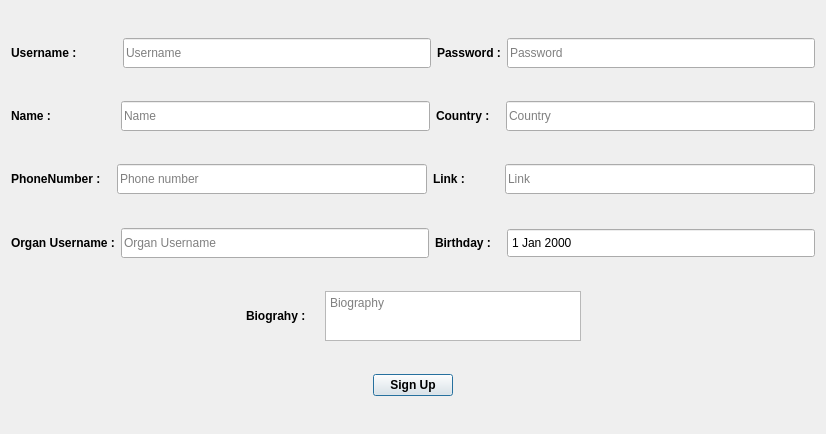
<?xml version="1.0" encoding="UTF-8"?>
<ui version="4.0">
 <class>P_SignUp</class>
 <widget class="QDialog" name="P_SignUp">
  <property name="geometry">
   <rect>
    <x>0</x>
    <y>0</y>
    <width>826</width>
    <height>434</height>
   </rect>
  </property>
  <property name="windowTitle">
   <string>Sign Up</string>
  </property>
  <layout class="QVBoxLayout" name="verticalLayout">
   <item>
    <spacer name="verticalSpacer">
     <property name="orientation">
      <enum>Qt::Vertical</enum>
     </property>
     <property name="sizeHint" stdset="0">
      <size>
       <width>20</width>
       <height>40</height>
      </size>
     </property>
    </spacer>
   </item>
   <item>
    <layout class="QHBoxLayout" name="horizontalLayout">
     <item>
      <widget class="QLabel" name="lbl_username">
       <property name="sizePolicy">
        <sizepolicy hsizetype="Fixed" vsizetype="Preferred">
         <horstretch>0</horstretch>
         <verstretch>0</verstretch>
        </sizepolicy>
       </property>
       <property name="font">
        <font>
         <bold>true</bold>
        </font>
       </property>
       <property name="text">
        <string>Username :            </string>
       </property>
      </widget>
     </item>
     <item>
      <widget class="QLineEdit" name="txt_username">
       <property name="sizePolicy">
        <sizepolicy hsizetype="Preferred" vsizetype="Preferred">
         <horstretch>0</horstretch>
         <verstretch>0</verstretch>
        </sizepolicy>
       </property>
       <property name="minimumSize">
        <size>
         <width>0</width>
         <height>30</height>
        </size>
       </property>
       <property name="placeholderText">
        <string>Username</string>
       </property>
      </widget>
     </item>
     <item>
      <widget class="QLabel" name="lbl_password">
       <property name="sizePolicy">
        <sizepolicy hsizetype="Fixed" vsizetype="Preferred">
         <horstretch>0</horstretch>
         <verstretch>0</verstretch>
        </sizepolicy>
       </property>
       <property name="font">
        <font>
         <bold>true</bold>
        </font>
       </property>
       <property name="text">
        <string>Password :</string>
       </property>
      </widget>
     </item>
     <item>
      <widget class="QLineEdit" name="txt_password">
       <property name="sizePolicy">
        <sizepolicy hsizetype="Preferred" vsizetype="Preferred">
         <horstretch>0</horstretch>
         <verstretch>0</verstretch>
        </sizepolicy>
       </property>
       <property name="minimumSize">
        <size>
         <width>0</width>
         <height>30</height>
        </size>
       </property>
       <property name="echoMode">
        <enum>QLineEdit::Password</enum>
       </property>
       <property name="placeholderText">
        <string>Password</string>
       </property>
      </widget>
     </item>
    </layout>
   </item>
   <item>
    <spacer name="verticalSpacer_2">
     <property name="orientation">
      <enum>Qt::Vertical</enum>
     </property>
     <property name="sizeHint" stdset="0">
      <size>
       <width>20</width>
       <height>40</height>
      </size>
     </property>
    </spacer>
   </item>
   <item>
    <layout class="QHBoxLayout" name="horizontalLayout_2">
     <item>
      <widget class="QLabel" name="lbl_name">
       <property name="sizePolicy">
        <sizepolicy hsizetype="Fixed" vsizetype="Preferred">
         <horstretch>0</horstretch>
         <verstretch>0</verstretch>
        </sizepolicy>
       </property>
       <property name="font">
        <font>
         <bold>true</bold>
        </font>
       </property>
       <property name="text">
        <string>Name :                   </string>
       </property>
      </widget>
     </item>
     <item>
      <widget class="QLineEdit" name="txt_name">
       <property name="sizePolicy">
        <sizepolicy hsizetype="Preferred" vsizetype="Preferred">
         <horstretch>0</horstretch>
         <verstretch>0</verstretch>
        </sizepolicy>
       </property>
       <property name="minimumSize">
        <size>
         <width>0</width>
         <height>30</height>
        </size>
       </property>
       <property name="placeholderText">
        <string>Name</string>
       </property>
      </widget>
     </item>
     <item>
      <widget class="QLabel" name="lbl_country">
       <property name="sizePolicy">
        <sizepolicy hsizetype="Fixed" vsizetype="Preferred">
         <horstretch>0</horstretch>
         <verstretch>0</verstretch>
        </sizepolicy>
       </property>
       <property name="font">
        <font>
         <bold>true</bold>
        </font>
       </property>
       <property name="text">
        <string>Country :   </string>
       </property>
      </widget>
     </item>
     <item>
      <widget class="QLineEdit" name="txt_country">
       <property name="sizePolicy">
        <sizepolicy hsizetype="Preferred" vsizetype="Preferred">
         <horstretch>0</horstretch>
         <verstretch>0</verstretch>
        </sizepolicy>
       </property>
       <property name="minimumSize">
        <size>
         <width>0</width>
         <height>30</height>
        </size>
       </property>
       <property name="placeholderText">
        <string>Country</string>
       </property>
      </widget>
     </item>
    </layout>
   </item>
   <item>
    <spacer name="verticalSpacer_3">
     <property name="orientation">
      <enum>Qt::Vertical</enum>
     </property>
     <property name="sizeHint" stdset="0">
      <size>
       <width>20</width>
       <height>40</height>
      </size>
     </property>
    </spacer>
   </item>
   <item>
    <layout class="QHBoxLayout" name="horizontalLayout_3">
     <item>
      <widget class="QLabel" name="lbl_phonenumber">
       <property name="sizePolicy">
        <sizepolicy hsizetype="Fixed" vsizetype="Preferred">
         <horstretch>0</horstretch>
         <verstretch>0</verstretch>
        </sizepolicy>
       </property>
       <property name="font">
        <font>
         <bold>true</bold>
        </font>
       </property>
       <property name="text">
        <string>PhoneNumber :   </string>
       </property>
      </widget>
     </item>
     <item>
      <widget class="QLineEdit" name="txt_phonenumber">
       <property name="sizePolicy">
        <sizepolicy hsizetype="Preferred" vsizetype="Preferred">
         <horstretch>0</horstretch>
         <verstretch>0</verstretch>
        </sizepolicy>
       </property>
       <property name="minimumSize">
        <size>
         <width>0</width>
         <height>30</height>
        </size>
       </property>
       <property name="placeholderText">
        <string>Phone number</string>
       </property>
      </widget>
     </item>
     <item>
      <widget class="QLabel" name="lbl_link">
       <property name="sizePolicy">
        <sizepolicy hsizetype="Fixed" vsizetype="Preferred">
         <horstretch>0</horstretch>
         <verstretch>0</verstretch>
        </sizepolicy>
       </property>
       <property name="font">
        <font>
         <bold>true</bold>
        </font>
       </property>
       <property name="text">
        <string>Link :          </string>
       </property>
      </widget>
     </item>
     <item>
      <widget class="QLineEdit" name="txt_link">
       <property name="sizePolicy">
        <sizepolicy hsizetype="Preferred" vsizetype="Preferred">
         <horstretch>0</horstretch>
         <verstretch>0</verstretch>
        </sizepolicy>
       </property>
       <property name="minimumSize">
        <size>
         <width>0</width>
         <height>30</height>
        </size>
       </property>
       <property name="placeholderText">
        <string>Link</string>
       </property>
      </widget>
     </item>
    </layout>
   </item>
   <item>
    <spacer name="verticalSpacer_4">
     <property name="orientation">
      <enum>Qt::Vertical</enum>
     </property>
     <property name="sizeHint" stdset="0">
      <size>
       <width>20</width>
       <height>40</height>
      </size>
     </property>
    </spacer>
   </item>
   <item>
    <layout class="QHBoxLayout" name="horizontalLayout_6">
     <item>
      <widget class="QLabel" name="lbl_organusername">
       <property name="sizePolicy">
        <sizepolicy hsizetype="Fixed" vsizetype="Fixed">
         <horstretch>0</horstretch>
         <verstretch>0</verstretch>
        </sizepolicy>
       </property>
       <property name="font">
        <font>
         <bold>true</bold>
        </font>
       </property>
       <property name="text">
        <string>Organ Username :</string>
       </property>
      </widget>
     </item>
     <item>
      <widget class="QLineEdit" name="txt_organusername">
       <property name="sizePolicy">
        <sizepolicy hsizetype="Preferred" vsizetype="Preferred">
         <horstretch>0</horstretch>
         <verstretch>0</verstretch>
        </sizepolicy>
       </property>
       <property name="minimumSize">
        <size>
         <width>0</width>
         <height>30</height>
        </size>
       </property>
       <property name="placeholderText">
        <string>Organ Username</string>
       </property>
      </widget>
     </item>
     <item>
      <widget class="QLabel" name="lbl_date">
       <property name="sizePolicy">
        <sizepolicy hsizetype="Fixed" vsizetype="Fixed">
         <horstretch>0</horstretch>
         <verstretch>0</verstretch>
        </sizepolicy>
       </property>
       <property name="font">
        <font>
         <bold>true</bold>
        </font>
       </property>
       <property name="text">
        <string>Birthday :   </string>
       </property>
      </widget>
     </item>
     <item>
      <widget class="QDateEdit" name="bth_date">
       <property name="sizePolicy">
        <sizepolicy hsizetype="Preferred" vsizetype="Preferred">
         <horstretch>0</horstretch>
         <verstretch>0</verstretch>
        </sizepolicy>
       </property>
       <property name="minimumSize">
        <size>
         <width>0</width>
         <height>30</height>
        </size>
       </property>
       <property name="buttonSymbols">
        <enum>QAbstractSpinBox::NoButtons</enum>
       </property>
      </widget>
     </item>
    </layout>
   </item>
   <item>
    <spacer name="verticalSpacer_5">
     <property name="orientation">
      <enum>Qt::Vertical</enum>
     </property>
     <property name="sizeHint" stdset="0">
      <size>
       <width>20</width>
       <height>40</height>
      </size>
     </property>
    </spacer>
   </item>
   <item>
    <layout class="QHBoxLayout" name="horizontalLayout_4">
     <item>
      <spacer name="horizontalSpacer_4">
       <property name="orientation">
        <enum>Qt::Horizontal</enum>
       </property>
       <property name="sizeHint" stdset="0">
        <size>
         <width>40</width>
         <height>20</height>
        </size>
       </property>
      </spacer>
     </item>
     <item>
      <widget class="QLabel" name="lbl_biography">
       <property name="sizePolicy">
        <sizepolicy hsizetype="Fixed" vsizetype="Minimum">
         <horstretch>0</horstretch>
         <verstretch>0</verstretch>
        </sizepolicy>
       </property>
       <property name="font">
        <font>
         <bold>true</bold>
        </font>
       </property>
       <property name="text">
        <string>Biograhy :    </string>
       </property>
      </widget>
     </item>
     <item>
      <widget class="QTextEdit" name="txt_biography">
       <property name="sizePolicy">
        <sizepolicy hsizetype="Preferred" vsizetype="Preferred">
         <horstretch>0</horstretch>
         <verstretch>0</verstretch>
        </sizepolicy>
       </property>
       <property name="maximumSize">
        <size>
         <width>16777215</width>
         <height>50</height>
        </size>
       </property>
       <property name="placeholderText">
        <string>Biography</string>
       </property>
      </widget>
     </item>
     <item>
      <spacer name="horizontalSpacer_3">
       <property name="orientation">
        <enum>Qt::Horizontal</enum>
       </property>
       <property name="sizeHint" stdset="0">
        <size>
         <width>40</width>
         <height>20</height>
        </size>
       </property>
      </spacer>
     </item>
    </layout>
   </item>
   <item>
    <spacer name="verticalSpacer_6">
     <property name="orientation">
      <enum>Qt::Vertical</enum>
     </property>
     <property name="sizeHint" stdset="0">
      <size>
       <width>20</width>
       <height>40</height>
      </size>
     </property>
    </spacer>
   </item>
   <item>
    <layout class="QHBoxLayout" name="horizontalLayout_5">
     <item>
      <spacer name="horizontalSpacer">
       <property name="orientation">
        <enum>Qt::Horizontal</enum>
       </property>
       <property name="sizeHint" stdset="0">
        <size>
         <width>40</width>
         <height>20</height>
        </size>
       </property>
      </spacer>
     </item>
     <item>
      <widget class="QPushButton" name="btn_signup">
       <property name="font">
        <font>
         <bold>true</bold>
        </font>
       </property>
       <property name="text">
        <string>Sign Up</string>
       </property>
      </widget>
     </item>
     <item>
      <spacer name="horizontalSpacer_2">
       <property name="orientation">
        <enum>Qt::Horizontal</enum>
       </property>
       <property name="sizeHint" stdset="0">
        <size>
         <width>40</width>
         <height>20</height>
        </size>
       </property>
      </spacer>
     </item>
    </layout>
   </item>
   <item>
    <spacer name="verticalSpacer_7">
     <property name="orientation">
      <enum>Qt::Vertical</enum>
     </property>
     <property name="sizeHint" stdset="0">
      <size>
       <width>20</width>
       <height>40</height>
      </size>
     </property>
    </spacer>
   </item>
  </layout>
 </widget>
 <resources/>
 <connections/>
</ui>
